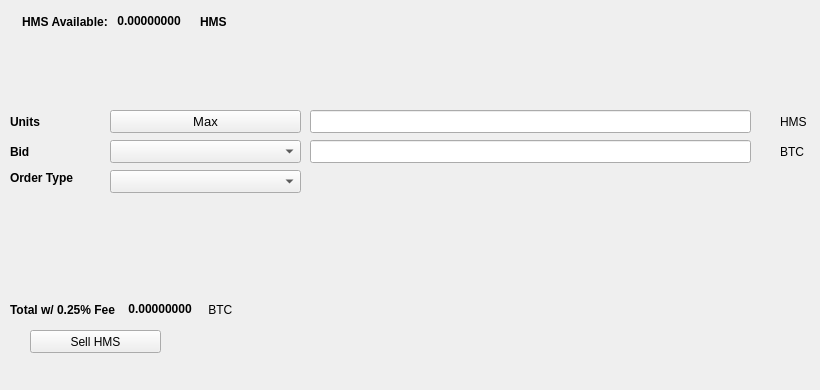
   <widget class="QWidget" name="SellTab">
    <attribute name="title">
     <string>Sell</string>
    </attribute>
    <widget class="QLabel" name="label_16">
     <property name="geometry">
      <rect>
       <x>780</x>
       <y>140</y>
       <width>31</width>
       <height>23</height>
      </rect>
     </property>
     <property name="text">
      <string>BTC</string>
     </property>
    </widget>
    <widget class="QComboBox" name="SellBidcomboBox">
     <property name="geometry">
      <rect>
       <x>110</x>
       <y>140</y>
       <width>191</width>
       <height>23</height>
      </rect>
     </property>
     <property name="font">
      <font>
       <pointsize>10</pointsize>
      </font>
     </property>
    </widget>
    <widget class="QLabel" name="label_18">
     <property name="geometry">
      <rect>
       <x>10</x>
       <y>110</y>
       <width>46</width>
       <height>23</height>
      </rect>
     </property>
     <property name="font">
      <font>
       <weight>75</weight>
       <bold>true</bold>
      </font>
     </property>
     <property name="text">
      <string>Units</string>
     </property>
    </widget>
    <widget class="QPushButton" name="Sell_Max_Amount">
     <property name="geometry">
      <rect>
       <x>110</x>
       <y>110</y>
       <width>191</width>
       <height>23</height>
      </rect>
     </property>
     <property name="font">
      <font>
       <pointsize>10</pointsize>
      </font>
     </property>
     <property name="text">
      <string>Max</string>
     </property>
    </widget>
    <widget class="QLabel" name="label_20">
     <property name="geometry">
      <rect>
       <x>10</x>
       <y>170</y>
       <width>91</width>
       <height>16</height>
      </rect>
     </property>
     <property name="font">
      <font>
       <weight>75</weight>
       <bold>true</bold>
      </font>
     </property>
     <property name="text">
      <string>Order Type</string>
     </property>
    </widget>
    <widget class="QComboBox" name="SellOrdertypeCombo">
     <property name="geometry">
      <rect>
       <x>110</x>
       <y>170</y>
       <width>191</width>
       <height>23</height>
      </rect>
     </property>
     <property name="font">
      <font>
       <pointsize>10</pointsize>
      </font>
     </property>
    </widget>
    <widget class="QLabel" name="label_21">
     <property name="geometry">
      <rect>
       <x>10</x>
       <y>140</y>
       <width>46</width>
       <height>23</height>
      </rect>
     </property>
     <property name="font">
      <font>
       <weight>75</weight>
       <bold>true</bold>
      </font>
     </property>
     <property name="text">
      <string>Bid</string>
     </property>
    </widget>
    <widget class="QLabel" name="label_22">
     <property name="geometry">
      <rect>
       <x>780</x>
       <y>110</y>
       <width>31</width>
       <height>23</height>
      </rect>
     </property>
     <property name="text">
      <string>HMS</string>
     </property>
    </widget>
    <widget class="QLineEdit" name="UnitsInputHMS">
     <property name="geometry">
      <rect>
       <x>310</x>
       <y>110</y>
       <width>441</width>
       <height>23</height>
      </rect>
     </property>
     <property name="font">
      <font>
       <pointsize>9</pointsize>
       <weight>75</weight>
       <bold>true</bold>
      </font>
     </property>
    </widget>
    <widget class="QLineEdit" name="SellBidPriceEdit">
     <property name="geometry">
      <rect>
       <x>310</x>
       <y>140</y>
       <width>441</width>
       <height>23</height>
      </rect>
     </property>
     <property name="font">
      <font>
       <pointsize>9</pointsize>
       <weight>75</weight>
       <bold>true</bold>
      </font>
     </property>
    </widget>
    <widget class="QPushButton" name="SellHMSBTN">
     <property name="geometry">
      <rect>
       <x>30</x>
       <y>330</y>
       <width>131</width>
       <height>23</height>
      </rect>
     </property>
     <property name="text">
      <string>Sell HMS</string>
     </property>
     <property name="icon">
      <iconset resource="../humanus">
       <normaloff>:/icons/bitcoin</normaloff>:/icons/bitcoin</iconset>
     </property>
    </widget>
    <widget class="QWidget" name="layoutWidget3">
     <property name="geometry">
      <rect>
       <x>22</x>
       <y>12</y>
       <width>258</width>
       <height>19</height>
      </rect>
     </property>
     <layout class="QHBoxLayout" name="horizontalLayout">
      <item>
       <widget class="QLabel" name="label232_2">
        <property name="font">
         <font>
          <weight>75</weight>
          <bold>true</bold>
         </font>
        </property>
        <property name="text">
         <string>HMS Available:</string>
        </property>
       </widget>
      </item>
      <item>
       <widget class="QLabel" name="HMSAvailableLabel">
        <property name="palette">
         <palette>
          <active>
           <colorrole role="WindowText">
            <brush brushstyle="SolidPattern">
             <color alpha="255">
              <red>0</red>
              <green>0</green>
              <blue>0</blue>
             </color>
            </brush>
           </colorrole>
           <colorrole role="Button">
            <brush brushstyle="SolidPattern">
             <color alpha="255">
              <red>0</red>
              <green>170</green>
              <blue>0</blue>
             </color>
            </brush>
           </colorrole>
           <colorrole role="Light">
            <brush brushstyle="SolidPattern">
             <color alpha="255">
              <red>0</red>
              <green>255</green>
              <blue>0</blue>
             </color>
            </brush>
           </colorrole>
           <colorrole role="Midlight">
            <brush brushstyle="SolidPattern">
             <color alpha="255">
              <red>0</red>
              <green>212</green>
              <blue>0</blue>
             </color>
            </brush>
           </colorrole>
           <colorrole role="Dark">
            <brush brushstyle="SolidPattern">
             <color alpha="255">
              <red>0</red>
              <green>85</green>
              <blue>0</blue>
             </color>
            </brush>
           </colorrole>
           <colorrole role="Mid">
            <brush brushstyle="SolidPattern">
             <color alpha="255">
              <red>0</red>
              <green>113</green>
              <blue>0</blue>
             </color>
            </brush>
           </colorrole>
           <colorrole role="Text">
            <brush brushstyle="SolidPattern">
             <color alpha="255">
              <red>0</red>
              <green>170</green>
              <blue>0</blue>
             </color>
            </brush>
           </colorrole>
           <colorrole role="BrightText">
            <brush brushstyle="SolidPattern">
             <color alpha="255">
              <red>255</red>
              <green>255</green>
              <blue>255</blue>
             </color>
            </brush>
           </colorrole>
           <colorrole role="ButtonText">
            <brush brushstyle="SolidPattern">
             <color alpha="255">
              <red>0</red>
              <green>0</green>
              <blue>0</blue>
             </color>
            </brush>
           </colorrole>
           <colorrole role="Base">
            <brush brushstyle="SolidPattern">
             <color alpha="255">
              <red>255</red>
              <green>255</green>
              <blue>255</blue>
             </color>
            </brush>
           </colorrole>
           <colorrole role="Window">
            <brush brushstyle="SolidPattern">
             <color alpha="255">
              <red>0</red>
              <green>170</green>
              <blue>0</blue>
             </color>
            </brush>
           </colorrole>
           <colorrole role="Shadow">
            <brush brushstyle="SolidPattern">
             <color alpha="255">
              <red>0</red>
              <green>0</green>
              <blue>0</blue>
             </color>
            </brush>
           </colorrole>
           <colorrole role="AlternateBase">
            <brush brushstyle="SolidPattern">
             <color alpha="255">
              <red>127</red>
              <green>212</green>
              <blue>127</blue>
             </color>
            </brush>
           </colorrole>
           <colorrole role="ToolTipBase">
            <brush brushstyle="SolidPattern">
             <color alpha="255">
              <red>255</red>
              <green>255</green>
              <blue>220</blue>
             </color>
            </brush>
           </colorrole>
           <colorrole role="ToolTipText">
            <brush brushstyle="SolidPattern">
             <color alpha="255">
              <red>0</red>
              <green>0</green>
              <blue>0</blue>
             </color>
            </brush>
           </colorrole>
          </active>
          <inactive>
           <colorrole role="WindowText">
            <brush brushstyle="SolidPattern">
             <color alpha="255">
              <red>0</red>
              <green>0</green>
              <blue>0</blue>
             </color>
            </brush>
           </colorrole>
           <colorrole role="Button">
            <brush brushstyle="SolidPattern">
             <color alpha="255">
              <red>0</red>
              <green>170</green>
              <blue>0</blue>
             </color>
            </brush>
           </colorrole>
           <colorrole role="Light">
            <brush brushstyle="SolidPattern">
             <color alpha="255">
              <red>0</red>
              <green>255</green>
              <blue>0</blue>
             </color>
            </brush>
           </colorrole>
           <colorrole role="Midlight">
            <brush brushstyle="SolidPattern">
             <color alpha="255">
              <red>0</red>
              <green>212</green>
              <blue>0</blue>
             </color>
            </brush>
           </colorrole>
           <colorrole role="Dark">
            <brush brushstyle="SolidPattern">
             <color alpha="255">
              <red>0</red>
              <green>85</green>
              <blue>0</blue>
             </color>
            </brush>
           </colorrole>
           <colorrole role="Mid">
            <brush brushstyle="SolidPattern">
             <color alpha="255">
              <red>0</red>
              <green>113</green>
              <blue>0</blue>
             </color>
            </brush>
           </colorrole>
           <colorrole role="Text">
            <brush brushstyle="SolidPattern">
             <color alpha="255">
              <red>0</red>
              <green>170</green>
              <blue>0</blue>
             </color>
            </brush>
           </colorrole>
           <colorrole role="BrightText">
            <brush brushstyle="SolidPattern">
             <color alpha="255">
              <red>255</red>
              <green>255</green>
              <blue>255</blue>
             </color>
            </brush>
           </colorrole>
           <colorrole role="ButtonText">
            <brush brushstyle="SolidPattern">
             <color alpha="255">
              <red>0</red>
              <green>0</green>
              <blue>0</blue>
             </color>
            </brush>
           </colorrole>
           <colorrole role="Base">
            <brush brushstyle="SolidPattern">
             <color alpha="255">
              <red>255</red>
              <green>255</green>
              <blue>255</blue>
             </color>
            </brush>
           </colorrole>
           <colorrole role="Window">
            <brush brushstyle="SolidPattern">
             <color alpha="255">
              <red>0</red>
              <green>170</green>
              <blue>0</blue>
             </color>
            </brush>
           </colorrole>
           <colorrole role="Shadow">
            <brush brushstyle="SolidPattern">
             <color alpha="255">
              <red>0</red>
              <green>0</green>
              <blue>0</blue>
             </color>
            </brush>
           </colorrole>
           <colorrole role="AlternateBase">
            <brush brushstyle="SolidPattern">
             <color alpha="255">
              <red>127</red>
              <green>212</green>
              <blue>127</blue>
             </color>
            </brush>
           </colorrole>
           <colorrole role="ToolTipBase">
            <brush brushstyle="SolidPattern">
             <color alpha="255">
              <red>255</red>
              <green>255</green>
              <blue>220</blue>
             </color>
            </brush>
           </colorrole>
           <colorrole role="ToolTipText">
            <brush brushstyle="SolidPattern">
             <color alpha="255">
              <red>0</red>
              <green>0</green>
              <blue>0</blue>
             </color>
            </brush>
           </colorrole>
          </inactive>
          <disabled>
           <colorrole role="WindowText">
            <brush brushstyle="SolidPattern">
             <color alpha="255">
              <red>0</red>
              <green>85</green>
              <blue>0</blue>
             </color>
            </brush>
           </colorrole>
           <colorrole role="Button">
            <brush brushstyle="SolidPattern">
             <color alpha="255">
              <red>0</red>
              <green>170</green>
              <blue>0</blue>
             </color>
            </brush>
           </colorrole>
           <colorrole role="Light">
            <brush brushstyle="SolidPattern">
             <color alpha="255">
              <red>0</red>
              <green>255</green>
              <blue>0</blue>
             </color>
            </brush>
           </colorrole>
           <colorrole role="Midlight">
            <brush brushstyle="SolidPattern">
             <color alpha="255">
              <red>0</red>
              <green>212</green>
              <blue>0</blue>
             </color>
            </brush>
           </colorrole>
           <colorrole role="Dark">
            <brush brushstyle="SolidPattern">
             <color alpha="255">
              <red>0</red>
              <green>85</green>
              <blue>0</blue>
             </color>
            </brush>
           </colorrole>
           <colorrole role="Mid">
            <brush brushstyle="SolidPattern">
             <color alpha="255">
              <red>0</red>
              <green>113</green>
              <blue>0</blue>
             </color>
            </brush>
           </colorrole>
           <colorrole role="Text">
            <brush brushstyle="SolidPattern">
             <color alpha="255">
              <red>0</red>
              <green>85</green>
              <blue>0</blue>
             </color>
            </brush>
           </colorrole>
           <colorrole role="BrightText">
            <brush brushstyle="SolidPattern">
             <color alpha="255">
              <red>255</red>
              <green>255</green>
              <blue>255</blue>
             </color>
            </brush>
           </colorrole>
           <colorrole role="ButtonText">
            <brush brushstyle="SolidPattern">
             <color alpha="255">
              <red>0</red>
              <green>85</green>
              <blue>0</blue>
             </color>
            </brush>
           </colorrole>
           <colorrole role="Base">
            <brush brushstyle="SolidPattern">
             <color alpha="255">
              <red>0</red>
              <green>170</green>
              <blue>0</blue>
             </color>
            </brush>
           </colorrole>
           <colorrole role="Window">
            <brush brushstyle="SolidPattern">
             <color alpha="255">
              <red>0</red>
              <green>170</green>
              <blue>0</blue>
             </color>
            </brush>
           </colorrole>
           <colorrole role="Shadow">
            <brush brushstyle="SolidPattern">
             <color alpha="255">
              <red>0</red>
              <green>0</green>
              <blue>0</blue>
             </color>
            </brush>
           </colorrole>
           <colorrole role="AlternateBase">
            <brush brushstyle="SolidPattern">
             <color alpha="255">
              <red>0</red>
              <green>170</green>
              <blue>0</blue>
             </color>
            </brush>
           </colorrole>
           <colorrole role="ToolTipBase">
            <brush brushstyle="SolidPattern">
             <color alpha="255">
              <red>255</red>
              <green>255</green>
              <blue>220</blue>
             </color>
            </brush>
           </colorrole>
           <colorrole role="ToolTipText">
            <brush brushstyle="SolidPattern">
             <color alpha="255">
              <red>0</red>
              <green>0</green>
              <blue>0</blue>
             </color>
            </brush>
           </colorrole>
          </disabled>
         </palette>
        </property>
        <property name="font">
         <font>
          <weight>75</weight>
          <bold>true</bold>
         </font>
        </property>
        <property name="text">
         <string> 0.00000000 </string>
        </property>
        <property name="textInteractionFlags">
         <set>Qt::LinksAccessibleByMouse|Qt::TextSelectableByKeyboard|Qt::TextSelectableByMouse</set>
        </property>
       </widget>
      </item>
      <item>
       <widget class="QLabel" name="labelHMS">
        <property name="font">
         <font>
          <weight>75</weight>
          <bold>true</bold>
         </font>
        </property>
        <property name="text">
         <string>HMS</string>
        </property>
       </widget>
      </item>
     </layout>
    </widget>
    <widget class="QWidget" name="layoutWidget">
     <property name="geometry">
      <rect>
       <x>10</x>
       <y>300</y>
       <width>268</width>
       <height>19</height>
      </rect>
     </property>
     <layout class="QHBoxLayout" name="horizontalLayout_2">
      <item>
       <widget class="QLabel" name="label_19">
        <property name="font">
         <font>
          <weight>75</weight>
          <bold>true</bold>
         </font>
        </property>
        <property name="text">
         <string>Total w/ 0.25% Fee </string>
        </property>
       </widget>
      </item>
      <item>
       <widget class="QLabel" name="SellCostLabel">
        <property name="palette">
         <palette>
          <active>
           <colorrole role="WindowText">
            <brush brushstyle="SolidPattern">
             <color alpha="255">
              <red>0</red>
              <green>0</green>
              <blue>0</blue>
             </color>
            </brush>
           </colorrole>
           <colorrole role="Button">
            <brush brushstyle="SolidPattern">
             <color alpha="255">
              <red>0</red>
              <green>170</green>
              <blue>0</blue>
             </color>
            </brush>
           </colorrole>
           <colorrole role="Light">
            <brush brushstyle="SolidPattern">
             <color alpha="255">
              <red>0</red>
              <green>255</green>
              <blue>0</blue>
             </color>
            </brush>
           </colorrole>
           <colorrole role="Midlight">
            <brush brushstyle="SolidPattern">
             <color alpha="255">
              <red>0</red>
              <green>212</green>
              <blue>0</blue>
             </color>
            </brush>
           </colorrole>
           <colorrole role="Dark">
            <brush brushstyle="SolidPattern">
             <color alpha="255">
              <red>0</red>
              <green>85</green>
              <blue>0</blue>
             </color>
            </brush>
           </colorrole>
           <colorrole role="Mid">
            <brush brushstyle="SolidPattern">
             <color alpha="255">
              <red>0</red>
              <green>113</green>
              <blue>0</blue>
             </color>
            </brush>
           </colorrole>
           <colorrole role="Text">
            <brush brushstyle="SolidPattern">
             <color alpha="255">
              <red>0</red>
              <green>170</green>
              <blue>0</blue>
             </color>
            </brush>
           </colorrole>
           <colorrole role="BrightText">
            <brush brushstyle="SolidPattern">
             <color alpha="255">
              <red>255</red>
              <green>255</green>
              <blue>255</blue>
             </color>
            </brush>
           </colorrole>
           <colorrole role="ButtonText">
            <brush brushstyle="SolidPattern">
             <color alpha="255">
              <red>0</red>
              <green>0</green>
              <blue>0</blue>
             </color>
            </brush>
           </colorrole>
           <colorrole role="Base">
            <brush brushstyle="SolidPattern">
             <color alpha="255">
              <red>255</red>
              <green>255</green>
              <blue>255</blue>
             </color>
            </brush>
           </colorrole>
           <colorrole role="Window">
            <brush brushstyle="SolidPattern">
             <color alpha="255">
              <red>0</red>
              <green>170</green>
              <blue>0</blue>
             </color>
            </brush>
           </colorrole>
           <colorrole role="Shadow">
            <brush brushstyle="SolidPattern">
             <color alpha="255">
              <red>0</red>
              <green>0</green>
              <blue>0</blue>
             </color>
            </brush>
           </colorrole>
           <colorrole role="AlternateBase">
            <brush brushstyle="SolidPattern">
             <color alpha="255">
              <red>127</red>
              <green>212</green>
              <blue>127</blue>
             </color>
            </brush>
           </colorrole>
           <colorrole role="ToolTipBase">
            <brush brushstyle="SolidPattern">
             <color alpha="255">
              <red>255</red>
              <green>255</green>
              <blue>220</blue>
             </color>
            </brush>
           </colorrole>
           <colorrole role="ToolTipText">
            <brush brushstyle="SolidPattern">
             <color alpha="255">
              <red>0</red>
              <green>0</green>
              <blue>0</blue>
             </color>
            </brush>
           </colorrole>
          </active>
          <inactive>
           <colorrole role="WindowText">
            <brush brushstyle="SolidPattern">
             <color alpha="255">
              <red>0</red>
              <green>0</green>
              <blue>0</blue>
             </color>
            </brush>
           </colorrole>
           <colorrole role="Button">
            <brush brushstyle="SolidPattern">
             <color alpha="255">
              <red>0</red>
              <green>170</green>
              <blue>0</blue>
             </color>
            </brush>
           </colorrole>
           <colorrole role="Light">
            <brush brushstyle="SolidPattern">
             <color alpha="255">
              <red>0</red>
              <green>255</green>
              <blue>0</blue>
             </color>
            </brush>
           </colorrole>
           <colorrole role="Midlight">
            <brush brushstyle="SolidPattern">
             <color alpha="255">
              <red>0</red>
              <green>212</green>
              <blue>0</blue>
             </color>
            </brush>
           </colorrole>
           <colorrole role="Dark">
            <brush brushstyle="SolidPattern">
             <color alpha="255">
              <red>0</red>
              <green>85</green>
              <blue>0</blue>
             </color>
            </brush>
           </colorrole>
           <colorrole role="Mid">
            <brush brushstyle="SolidPattern">
             <color alpha="255">
              <red>0</red>
              <green>113</green>
              <blue>0</blue>
             </color>
            </brush>
           </colorrole>
           <colorrole role="Text">
            <brush brushstyle="SolidPattern">
             <color alpha="255">
              <red>0</red>
              <green>170</green>
              <blue>0</blue>
             </color>
            </brush>
           </colorrole>
           <colorrole role="BrightText">
            <brush brushstyle="SolidPattern">
             <color alpha="255">
              <red>255</red>
              <green>255</green>
              <blue>255</blue>
             </color>
            </brush>
           </colorrole>
           <colorrole role="ButtonText">
            <brush brushstyle="SolidPattern">
             <color alpha="255">
              <red>0</red>
              <green>0</green>
              <blue>0</blue>
             </color>
            </brush>
           </colorrole>
           <colorrole role="Base">
            <brush brushstyle="SolidPattern">
             <color alpha="255">
              <red>255</red>
              <green>255</green>
              <blue>255</blue>
             </color>
            </brush>
           </colorrole>
           <colorrole role="Window">
            <brush brushstyle="SolidPattern">
             <color alpha="255">
              <red>0</red>
              <green>170</green>
              <blue>0</blue>
             </color>
            </brush>
           </colorrole>
           <colorrole role="Shadow">
            <brush brushstyle="SolidPattern">
             <color alpha="255">
              <red>0</red>
              <green>0</green>
              <blue>0</blue>
             </color>
            </brush>
           </colorrole>
           <colorrole role="AlternateBase">
            <brush brushstyle="SolidPattern">
             <color alpha="255">
              <red>127</red>
              <green>212</green>
              <blue>127</blue>
             </color>
            </brush>
           </colorrole>
           <colorrole role="ToolTipBase">
            <brush brushstyle="SolidPattern">
             <color alpha="255">
              <red>255</red>
              <green>255</green>
              <blue>220</blue>
             </color>
            </brush>
           </colorrole>
           <colorrole role="ToolTipText">
            <brush brushstyle="SolidPattern">
             <color alpha="255">
              <red>0</red>
              <green>0</green>
              <blue>0</blue>
             </color>
            </brush>
           </colorrole>
          </inactive>
          <disabled>
           <colorrole role="WindowText">
            <brush brushstyle="SolidPattern">
             <color alpha="255">
              <red>0</red>
              <green>85</green>
              <blue>0</blue>
             </color>
            </brush>
           </colorrole>
           <colorrole role="Button">
            <brush brushstyle="SolidPattern">
             <color alpha="255">
              <red>0</red>
              <green>170</green>
              <blue>0</blue>
             </color>
            </brush>
           </colorrole>
           <colorrole role="Light">
            <brush brushstyle="SolidPattern">
             <color alpha="255">
              <red>0</red>
              <green>255</green>
              <blue>0</blue>
             </color>
            </brush>
           </colorrole>
           <colorrole role="Midlight">
            <brush brushstyle="SolidPattern">
             <color alpha="255">
              <red>0</red>
              <green>212</green>
              <blue>0</blue>
             </color>
            </brush>
           </colorrole>
           <colorrole role="Dark">
            <brush brushstyle="SolidPattern">
             <color alpha="255">
              <red>0</red>
              <green>85</green>
              <blue>0</blue>
             </color>
            </brush>
           </colorrole>
           <colorrole role="Mid">
            <brush brushstyle="SolidPattern">
             <color alpha="255">
              <red>0</red>
              <green>113</green>
              <blue>0</blue>
             </color>
            </brush>
           </colorrole>
           <colorrole role="Text">
            <brush brushstyle="SolidPattern">
             <color alpha="255">
              <red>0</red>
              <green>85</green>
              <blue>0</blue>
             </color>
            </brush>
           </colorrole>
           <colorrole role="BrightText">
            <brush brushstyle="SolidPattern">
             <color alpha="255">
              <red>255</red>
              <green>255</green>
              <blue>255</blue>
             </color>
            </brush>
           </colorrole>
           <colorrole role="ButtonText">
            <brush brushstyle="SolidPattern">
             <color alpha="255">
              <red>0</red>
              <green>85</green>
              <blue>0</blue>
             </color>
            </brush>
           </colorrole>
           <colorrole role="Base">
            <brush brushstyle="SolidPattern">
             <color alpha="255">
              <red>0</red>
              <green>170</green>
              <blue>0</blue>
             </color>
            </brush>
           </colorrole>
           <colorrole role="Window">
            <brush brushstyle="SolidPattern">
             <color alpha="255">
              <red>0</red>
              <green>170</green>
              <blue>0</blue>
             </color>
            </brush>
           </colorrole>
           <colorrole role="Shadow">
            <brush brushstyle="SolidPattern">
             <color alpha="255">
              <red>0</red>
              <green>0</green>
              <blue>0</blue>
             </color>
            </brush>
           </colorrole>
           <colorrole role="AlternateBase">
            <brush brushstyle="SolidPattern">
             <color alpha="255">
              <red>0</red>
              <green>170</green>
              <blue>0</blue>
             </color>
            </brush>
           </colorrole>
           <colorrole role="ToolTipBase">
            <brush brushstyle="SolidPattern">
             <color alpha="255">
              <red>255</red>
              <green>255</green>
              <blue>220</blue>
             </color>
            </brush>
           </colorrole>
           <colorrole role="ToolTipText">
            <brush brushstyle="SolidPattern">
             <color alpha="255">
              <red>0</red>
              <green>0</green>
              <blue>0</blue>
             </color>
            </brush>
           </colorrole>
          </disabled>
         </palette>
        </property>
        <property name="font">
         <font>
          <weight>75</weight>
          <bold>true</bold>
         </font>
        </property>
        <property name="autoFillBackground">
         <bool>false</bool>
        </property>
        <property name="text">
         <string> 0.00000000</string>
        </property>
        <property name="textInteractionFlags">
         <set>Qt::LinksAccessibleByMouse|Qt::TextSelectableByMouse</set>
        </property>
       </widget>
      </item>
      <item>
       <widget class="QLabel" name="label_17">
        <property name="font">
         <font>
          <weight>50</weight>
          <bold>false</bold>
         </font>
        </property>
        <property name="text">
         <string> BTC</string>
        </property>
       </widget>
      </item>
     </layout>
    </widget>
    <widget class="QLabel" name="label_23">
     <property name="geometry">
      <rect>
       <x>460</x>
       <y>300</y>
       <width>281</width>
       <height>81</height>
      </rect>
     </property>
     <property name="text">
      <string/>
     </property>
     <property name="pixmap">
      <pixmap>:/images/bittrex</pixmap>
     </property>
    </widget>
   </widget>
